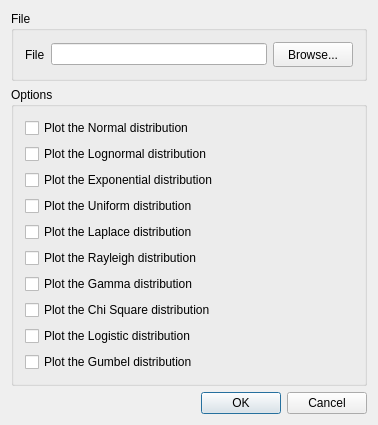
<?xml version="1.0" encoding="UTF-8"?>
<ui version="4.0">
 <class>RVariableInferenceDialogUi</class>
 <widget class="QWidget" name="RVariableInferenceDialogUi">
  <property name="geometry">
   <rect>
    <x>0</x>
    <y>0</y>
    <width>378</width>
    <height>393</height>
   </rect>
  </property>
  <property name="windowTitle">
   <string>Variable Inference</string>
  </property>
  <layout class="QVBoxLayout" name="verticalLayout_2">
   <item>
    <widget class="QGroupBox" name="fileGroupBox">
     <property name="title">
      <string>File</string>
     </property>
     <layout class="QHBoxLayout" name="horizontalLayout_2">
      <item>
       <widget class="QLabel" name="label">
        <property name="text">
         <string>File</string>
        </property>
        <property name="buddy">
         <cstring>lineEdit</cstring>
        </property>
       </widget>
      </item>
      <item>
       <widget class="QLineEdit" name="lineEdit">
        <property name="minimumSize">
         <size>
          <width>200</width>
          <height>0</height>
         </size>
        </property>
       </widget>
      </item>
      <item>
       <widget class="QPushButton" name="browseButton">
        <property name="minimumSize">
         <size>
          <width>25</width>
          <height>25</height>
         </size>
        </property>
        <property name="text">
         <string>Browse...</string>
        </property>
       </widget>
      </item>
     </layout>
    </widget>
   </item>
   <item>
    <widget class="QGroupBox" name="optionGroupBox">
     <property name="title">
      <string>Options</string>
     </property>
     <layout class="QVBoxLayout" name="verticalLayout">
      <item>
       <widget class="QCheckBox" name="NormalPlotCheckBox">
        <property name="text">
         <string>Plot the Normal distribution</string>
        </property>
       </widget>
      </item>
      <item>
       <widget class="QCheckBox" name="LognormalPlotCheckBox">
        <property name="text">
         <string>Plot the Lognormal distribution</string>
        </property>
       </widget>
      </item>
      <item>
       <widget class="QCheckBox" name="ExponentialPlotCheckBox">
        <property name="text">
         <string>Plot the Exponential distribution</string>
        </property>
       </widget>
      </item>
      <item>
       <widget class="QCheckBox" name="UniformPlotCheckBox">
        <property name="text">
         <string>Plot the Uniform distribution</string>
        </property>
       </widget>
      </item>
      <item>
       <widget class="QCheckBox" name="LaplacePlotCheckBox">
        <property name="text">
         <string>Plot the Laplace distribution</string>
        </property>
       </widget>
      </item>
      <item>
       <widget class="QCheckBox" name="RayleighPlotCheckBox">
        <property name="text">
         <string>Plot the Rayleigh distribution</string>
        </property>
       </widget>
      </item>
      <item>
       <widget class="QCheckBox" name="GammaPlotCheckBox">
        <property name="text">
         <string>Plot the Gamma distribution</string>
        </property>
       </widget>
      </item>
      <item>
       <widget class="QCheckBox" name="ChiSquarePlotCheckBox">
        <property name="text">
         <string>Plot the Chi Square distribution</string>
        </property>
       </widget>
      </item>
      <item>
       <widget class="QCheckBox" name="LogisticPlotCheckBox">
        <property name="text">
         <string>Plot the Logistic distribution</string>
        </property>
       </widget>
      </item>
      <item>
       <widget class="QCheckBox" name="GumbelPlotCheckBox">
        <property name="text">
         <string>Plot the Gumbel distribution</string>
        </property>
       </widget>
      </item>
     </layout>
    </widget>
   </item>
   <item>
    <layout class="QHBoxLayout" name="horizontalLayout">
     <item>
      <spacer name="horizontalSpacer">
       <property name="orientation">
        <enum>Qt::Horizontal</enum>
       </property>
       <property name="sizeHint" stdset="0">
        <size>
         <width>40</width>
         <height>20</height>
        </size>
       </property>
      </spacer>
     </item>
     <item>
      <widget class="QPushButton" name="okButton">
       <property name="text">
        <string>OK</string>
       </property>
       <property name="default">
        <bool>true</bool>
       </property>
      </widget>
     </item>
     <item>
      <widget class="QPushButton" name="cancelButton">
       <property name="text">
        <string>Cancel</string>
       </property>
      </widget>
     </item>
    </layout>
   </item>
  </layout>
 </widget>
 <layoutdefault spacing="6" margin="11"/>
 <resources/>
 <connections/>
</ui>
